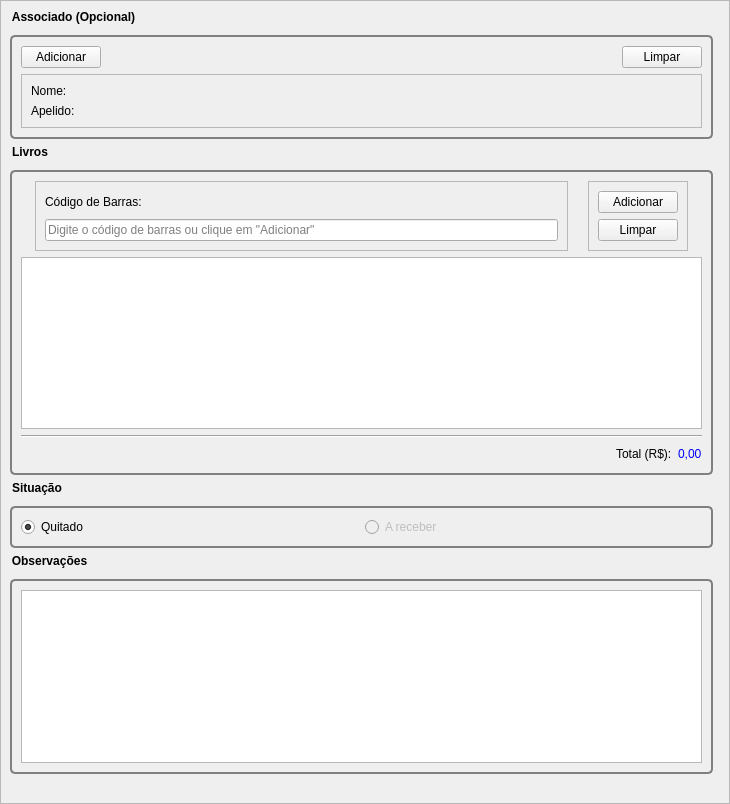
<?xml version="1.0" encoding="UTF-8"?>
<ui version="4.0">
 <class>BookOForm</class>
 <widget class="QScrollArea" name="BookOForm">
  <property name="geometry">
   <rect>
    <x>0</x>
    <y>0</y>
    <width>730</width>
    <height>804</height>
   </rect>
  </property>
  <property name="windowTitle">
   <string>ScrollArea</string>
  </property>
  <property name="widgetResizable">
   <bool>true</bool>
  </property>
  <property name="alignment">
   <set>Qt::AlignLeading|Qt::AlignLeft|Qt::AlignTop</set>
  </property>
  <widget class="QWidget" name="FormContents">
   <property name="geometry">
    <rect>
     <x>0</x>
     <y>0</y>
     <width>728</width>
     <height>802</height>
    </rect>
   </property>
   <layout class="QVBoxLayout" name="contentsLayout">
    <property name="spacing">
     <number>6</number>
    </property>
    <property name="sizeConstraint">
     <enum>QLayout::SetDefaultConstraint</enum>
    </property>
    <property name="topMargin">
     <number>9</number>
    </property>
    <item>
     <widget class="QGroupBox" name="groupBox">
      <property name="minimumSize">
       <size>
        <width>0</width>
        <height>0</height>
       </size>
      </property>
      <property name="maximumSize">
       <size>
        <width>703</width>
        <height>16777215</height>
       </size>
      </property>
      <property name="toolTip">
       <string>Dados do Associado</string>
      </property>
      <property name="styleSheet">
       <string notr="true"> QGroupBox {
	 font-weight: bold;
     border: 2px solid gray;
     border-radius: 5px;
     margin-top: 25px;
 }

 QGroupBox::title {
	 background-color: transparent;
     subcontrol-origin: margin;
	 subcontrol-position: top left;
 }</string>
      </property>
      <property name="title">
       <string>Associado (Opcional)</string>
      </property>
      <property name="alignment">
       <set>Qt::AlignLeading|Qt::AlignLeft|Qt::AlignTop</set>
      </property>
      <layout class="QGridLayout" name="gridLayout_2">
       <item row="2" column="2">
        <spacer name="horizontalSpacer">
         <property name="orientation">
          <enum>Qt::Horizontal</enum>
         </property>
         <property name="sizeHint" stdset="0">
          <size>
           <width>40</width>
           <height>20</height>
          </size>
         </property>
        </spacer>
       </item>
       <item row="2" column="0">
        <widget class="QPushButton" name="btnSelectAssociate">
         <property name="text">
          <string>Adicionar</string>
         </property>
         <property name="icon">
          <iconset resource="../../../res/icons.qrc">
           <normaloff>:/icons/associate_add.png</normaloff>:/icons/associate_add.png</iconset>
         </property>
        </widget>
       </item>
       <item row="2" column="3">
        <widget class="QPushButton" name="btnCleanAssociate">
         <property name="text">
          <string>Limpar</string>
         </property>
         <property name="icon">
          <iconset resource="../../../res/icons.qrc">
           <normaloff>:/icons/clean.png</normaloff>:/icons/clean.png</iconset>
         </property>
         <property name="autoDefault">
          <bool>true</bool>
         </property>
        </widget>
       </item>
       <item row="3" column="0" colspan="4">
        <widget class="QFrame" name="frameAssociate">
         <property name="enabled">
          <bool>true</bool>
         </property>
         <property name="frameShape">
          <enum>QFrame::StyledPanel</enum>
         </property>
         <property name="frameShadow">
          <enum>QFrame::Raised</enum>
         </property>
         <layout class="QGridLayout" name="gridLayout_3">
          <item row="0" column="0">
           <widget class="QLabel" name="label_4">
            <property name="maximumSize">
             <size>
              <width>80</width>
              <height>16777215</height>
             </size>
            </property>
            <property name="text">
             <string>Nome:</string>
            </property>
           </widget>
          </item>
          <item row="0" column="1">
           <widget class="QLabel" name="lblName">
            <property name="styleSheet">
             <string notr="true"> QLabel {
	 color: rgb(0, 0, 255);
 }</string>
            </property>
            <property name="text">
             <string/>
            </property>
           </widget>
          </item>
          <item row="1" column="0">
           <widget class="QLabel" name="label_5">
            <property name="maximumSize">
             <size>
              <width>80</width>
              <height>16777215</height>
             </size>
            </property>
            <property name="text">
             <string>Apelido:</string>
            </property>
           </widget>
          </item>
          <item row="1" column="1">
           <widget class="QLabel" name="lblNickname">
            <property name="styleSheet">
             <string notr="true"> QLabel {
	 color: rgb(0, 0, 255);
 }</string>
            </property>
            <property name="text">
             <string/>
            </property>
           </widget>
          </item>
         </layout>
        </widget>
       </item>
      </layout>
     </widget>
    </item>
    <item>
     <widget class="QGroupBox" name="groupBox_2">
      <property name="maximumSize">
       <size>
        <width>703</width>
        <height>16777215</height>
       </size>
      </property>
      <property name="toolTip">
       <string>Livros</string>
      </property>
      <property name="styleSheet">
       <string notr="true"> QGroupBox {
	 font-weight: bold;
     border: 2px solid gray;
     border-radius: 5px;
     margin-top: 25px;
 }

 QGroupBox::title {
	 background-color: transparent;
     subcontrol-origin: margin;
	 subcontrol-position: top left;
 }</string>
      </property>
      <property name="title">
       <string>Livros</string>
      </property>
      <property name="alignment">
       <set>Qt::AlignLeading|Qt::AlignLeft|Qt::AlignTop</set>
      </property>
      <layout class="QGridLayout" name="gridLayout">
       <item row="0" column="0" colspan="2">
        <layout class="QHBoxLayout" name="horizontalLayout_5">
         <item>
          <widget class="QFrame" name="frame">
           <property name="sizePolicy">
            <sizepolicy hsizetype="Preferred" vsizetype="Fixed">
             <horstretch>0</horstretch>
             <verstretch>0</verstretch>
            </sizepolicy>
           </property>
           <property name="maximumSize">
            <size>
             <width>533</width>
             <height>100</height>
            </size>
           </property>
           <property name="frameShape">
            <enum>QFrame::StyledPanel</enum>
           </property>
           <property name="frameShadow">
            <enum>QFrame::Raised</enum>
           </property>
           <layout class="QVBoxLayout" name="verticalLayout_2">
            <item>
             <widget class="QLabel" name="label">
              <property name="maximumSize">
               <size>
                <width>16777215</width>
                <height>33</height>
               </size>
              </property>
              <property name="text">
               <string>Código de Barras:</string>
              </property>
             </widget>
            </item>
            <item>
             <widget class="QLineEdit" name="edBarcode">
              <property name="maximumSize">
               <size>
                <width>16777215</width>
                <height>33</height>
               </size>
              </property>
              <property name="maxLength">
               <number>13</number>
              </property>
              <property name="placeholderText">
               <string>Digite o código de barras ou clique em &quot;Adicionar&quot;</string>
              </property>
             </widget>
            </item>
           </layout>
          </widget>
         </item>
         <item>
          <widget class="QFrame" name="frame_2">
           <property name="sizePolicy">
            <sizepolicy hsizetype="Preferred" vsizetype="Fixed">
             <horstretch>0</horstretch>
             <verstretch>0</verstretch>
            </sizepolicy>
           </property>
           <property name="minimumSize">
            <size>
             <width>140</width>
             <height>100</height>
            </size>
           </property>
           <property name="maximumSize">
            <size>
             <width>140</width>
             <height>100</height>
            </size>
           </property>
           <property name="frameShape">
            <enum>QFrame::StyledPanel</enum>
           </property>
           <property name="frameShadow">
            <enum>QFrame::Raised</enum>
           </property>
           <layout class="QVBoxLayout" name="verticalLayout">
            <property name="sizeConstraint">
             <enum>QLayout::SetFixedSize</enum>
            </property>
            <item>
             <widget class="QPushButton" name="btnSelectBook">
              <property name="toolTip">
               <string>Selecionar livro de uma lista</string>
              </property>
              <property name="text">
               <string>Adicionar</string>
              </property>
              <property name="icon">
               <iconset resource="../../../res/icons.qrc">
                <normaloff>:/icons/book.png</normaloff>:/icons/book.png</iconset>
              </property>
              <property name="autoDefault">
               <bool>true</bool>
              </property>
             </widget>
            </item>
            <item>
             <widget class="QPushButton" name="btnCleanBooks">
              <property name="toolTip">
               <string>Limpar Itens</string>
              </property>
              <property name="text">
               <string>Limpar</string>
              </property>
              <property name="icon">
               <iconset resource="../../../res/icons.qrc">
                <normaloff>:/icons/clean.png</normaloff>:/icons/clean.png</iconset>
              </property>
              <property name="autoDefault">
               <bool>true</bool>
              </property>
             </widget>
            </item>
           </layout>
          </widget>
         </item>
        </layout>
       </item>
       <item row="1" column="0" colspan="2">
        <widget class="QTableWidget" name="tableBooks">
         <property name="minimumSize">
          <size>
           <width>0</width>
           <height>130</height>
          </size>
         </property>
         <property name="maximumSize">
          <size>
           <width>681</width>
           <height>16777215</height>
          </size>
         </property>
         <property name="alternatingRowColors">
          <bool>true</bool>
         </property>
         <property name="selectionMode">
          <enum>QAbstractItemView::SingleSelection</enum>
         </property>
         <property name="selectionBehavior">
          <enum>QAbstractItemView::SelectRows</enum>
         </property>
         <property name="sortingEnabled">
          <bool>true</bool>
         </property>
        </widget>
       </item>
       <item row="2" column="0" colspan="2">
        <widget class="Line" name="line">
         <property name="orientation">
          <enum>Qt::Horizontal</enum>
         </property>
        </widget>
       </item>
       <item row="3" column="0">
        <spacer name="horizontalSpacer_3">
         <property name="orientation">
          <enum>Qt::Horizontal</enum>
         </property>
         <property name="sizeHint" stdset="0">
          <size>
           <width>40</width>
           <height>20</height>
          </size>
         </property>
        </spacer>
       </item>
       <item row="3" column="1">
        <layout class="QHBoxLayout" name="horizontalLayout">
         <item>
          <widget class="QLabel" name="label_7">
           <property name="text">
            <string>Total (R$):</string>
           </property>
          </widget>
         </item>
         <item>
          <widget class="QLabel" name="lblTotal">
           <property name="toolTip">
            <string>Total calculado</string>
           </property>
           <property name="styleSheet">
            <string notr="true"> QLabel {
	 color: rgb(0, 0, 255);
 }</string>
           </property>
           <property name="text">
            <string>0,00</string>
           </property>
          </widget>
         </item>
        </layout>
       </item>
      </layout>
     </widget>
    </item>
    <item>
     <widget class="QGroupBox" name="groupBox_3">
      <property name="maximumSize">
       <size>
        <width>703</width>
        <height>16777215</height>
       </size>
      </property>
      <property name="styleSheet">
       <string notr="true"> QGroupBox {
	 font-weight: bold;
     border: 2px solid gray;
     border-radius: 5px;
     margin-top: 25px;
 }

 QGroupBox::title {
	 background-color: transparent;
     subcontrol-origin: margin;
	 subcontrol-position: top left;
 }</string>
      </property>
      <property name="title">
       <string>Situação</string>
      </property>
      <layout class="QHBoxLayout" name="horizontalLayout_2">
       <item>
        <widget class="QRadioButton" name="rdPaid">
         <property name="text">
          <string>Quitado</string>
         </property>
         <property name="icon">
          <iconset resource="../../../res/icons.qrc">
           <normaloff>:/icons/money_received.png</normaloff>:/icons/money_received.png</iconset>
         </property>
         <property name="checked">
          <bool>true</bool>
         </property>
         <attribute name="buttonGroup">
          <string notr="true">radioMoney</string>
         </attribute>
        </widget>
       </item>
       <item>
        <widget class="QRadioButton" name="rdNotPaid">
         <property name="enabled">
          <bool>false</bool>
         </property>
         <property name="text">
          <string>A receber</string>
         </property>
         <property name="icon">
          <iconset resource="../../../res/icons.qrc">
           <normaloff>:/icons/money_unreceived.png</normaloff>:/icons/money_unreceived.png</iconset>
         </property>
         <attribute name="buttonGroup">
          <string notr="true">radioMoney</string>
         </attribute>
        </widget>
       </item>
      </layout>
     </widget>
    </item>
    <item>
     <widget class="QGroupBox" name="groupBox_4">
      <property name="maximumSize">
       <size>
        <width>703</width>
        <height>16777215</height>
       </size>
      </property>
      <property name="toolTip">
       <string>Observações</string>
      </property>
      <property name="styleSheet">
       <string notr="true"> QGroupBox {
	 font-weight: bold;
     border: 2px solid gray;
     border-radius: 5px;
     margin-top: 25px;
 }

 QGroupBox::title {
	 background-color: transparent;
     subcontrol-origin: margin;
	 subcontrol-position: top left;
 }</string>
      </property>
      <property name="title">
       <string>Observações</string>
      </property>
      <property name="alignment">
       <set>Qt::AlignLeading|Qt::AlignLeft|Qt::AlignTop</set>
      </property>
      <layout class="QGridLayout" name="gridLayout_5">
       <item row="0" column="0">
        <widget class="QPlainTextEdit" name="edObs"/>
       </item>
      </layout>
     </widget>
    </item>
    <item>
     <spacer name="verticalSpacer">
      <property name="orientation">
       <enum>Qt::Vertical</enum>
      </property>
      <property name="sizeHint" stdset="0">
       <size>
        <width>20</width>
        <height>40</height>
       </size>
      </property>
     </spacer>
    </item>
   </layout>
  </widget>
 </widget>
 <tabstops>
  <tabstop>btnSelectAssociate</tabstop>
  <tabstop>btnCleanAssociate</tabstop>
  <tabstop>edBarcode</tabstop>
  <tabstop>btnSelectBook</tabstop>
  <tabstop>btnCleanBooks</tabstop>
  <tabstop>tableBooks</tabstop>
  <tabstop>rdPaid</tabstop>
  <tabstop>rdNotPaid</tabstop>
  <tabstop>edObs</tabstop>
 </tabstops>
 <resources>
  <include location="../../../res/icons.qrc"/>
 </resources>
 <connections/>
 <buttongroups>
  <buttongroup name="radioMoney"/>
 </buttongroups>
</ui>
